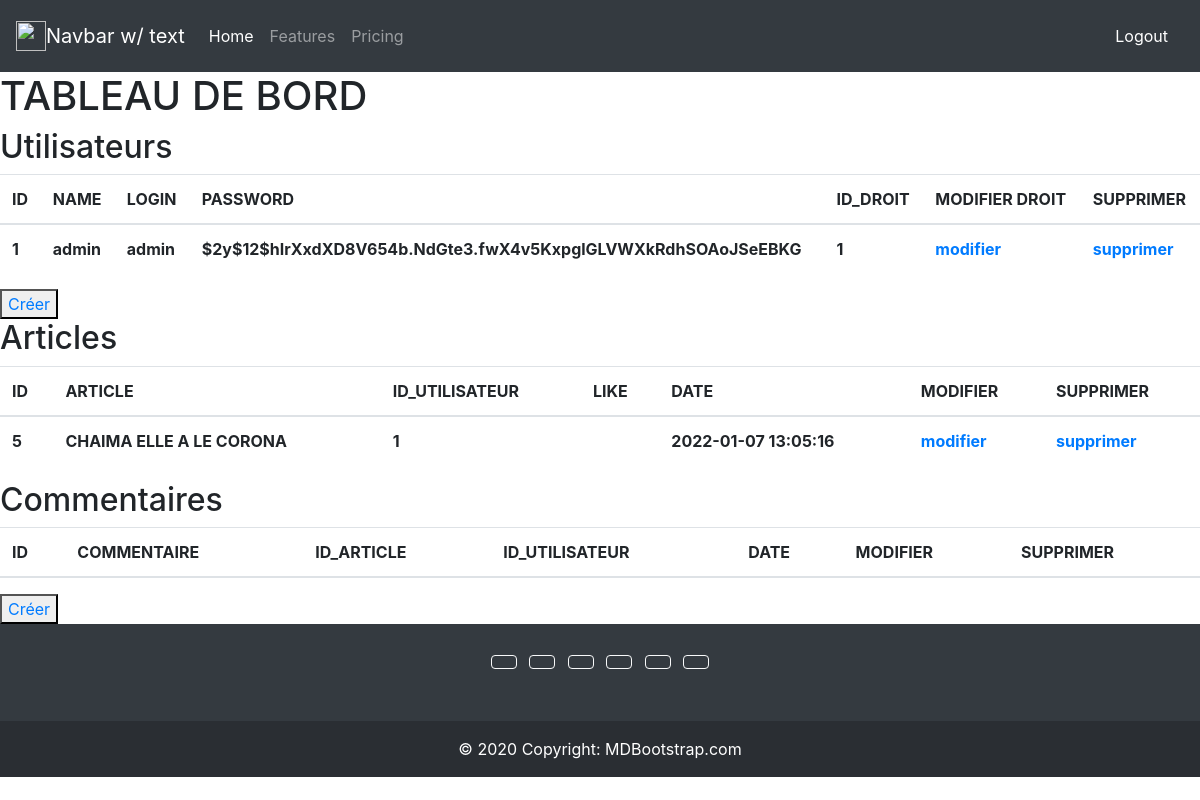
Page /php/admin.php on the earlier database version.
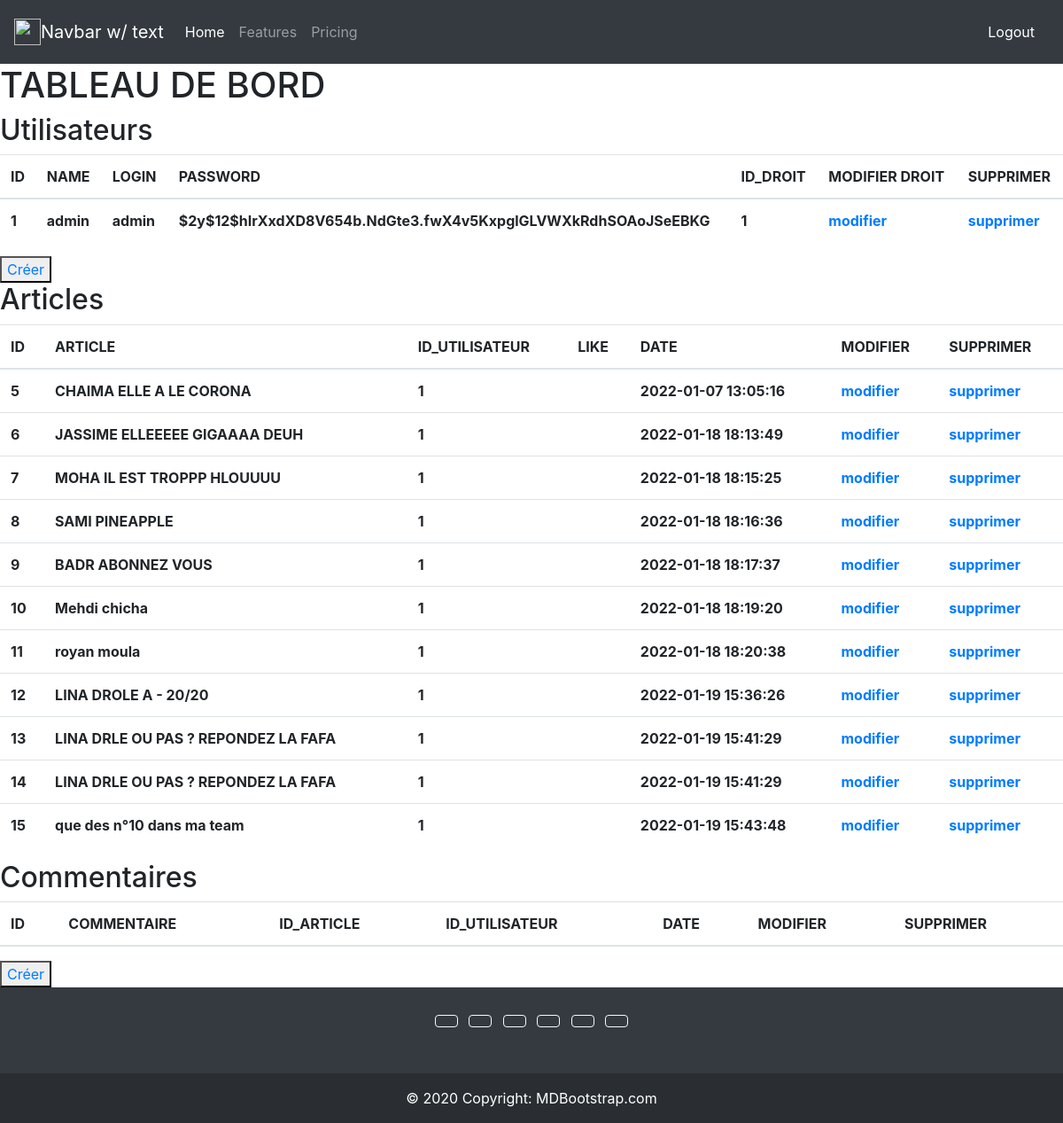
Same page on the later database version.
### tables this page shows
CREATE TABLE `utilisateurs` (
  `id` int(11) NOT NULL,
  `name` varchar(255) NOT NULL,
  `login` varchar(255) NOT NULL,
  `password` varchar(255) NOT NULL,
  `avatar` text,
  `id_droits` int(11) NOT NULL DEFAULT '1'
);

CREATE TABLE `articles` (
  `id` int(11) NOT NULL,
  `article` text,
  `id_utilisateur` int(11) NOT NULL,
  `image` text,
  `date` timestamp NOT NULL DEFAULT CURRENT_TIMESTAMP ON UPDATE CURRENT_TIMESTAMP,
  `verif` tinyint(1) NOT NULL DEFAULT '0'
);

### php/admin.php (the view, shortened to what this page needs)
<?php
require_once 'config.php';
$req = $bdd->query('SELECT * FROM utilisateurs');
$req3 = $bdd->query('SELECT * FROM articles');
$req4 = $bdd->query('SELECT * FROM commentaires');
?>
<!DOCTYPE html>
<html lang="fr">
<head>
</head>
<body>
    <?php include("header.php"); ?>
    <main>
        <div>
            <h1 class="tarr">TABLEAU DE BORD</h1>
        </div>
        <section>
<h2 class="h2admin">Utilisateurs</h2>
        <table class="table">
            <thead>
                <tr>
                    <th class="th">ID</th>
                    <th class="th">NAME</th>
                    <th class="th">LOGIN</th>
                    <th class="th">PASSWORD</th>
                    <th class="th">ID_DROIT</th>
                    <th class="th">MODIFIER DROIT</th>
                    <th class="th">SUPPRIMER</th>
                </tr>
            </thead>
            <tbody>
                <?php
                while ($rows = $req->fetch()) {
                    echo "<tr><th>$rows[id]</th>";
                    echo "<th>$rows[name]</th>";
                    echo "<th>$rows[login]</th>";
                    echo "<th>$rows[password]</th>";
                    echo "<th>$rows[id_droits]</th>";
                    echo "<th><a href=\"modifier-utilisateur.php?id=$rows[id]\">modifier</a></th>";
                    echo "<th><a href=\"supprimer-utilisateurs.php?id=$rows[id]\">supprimer</a></th></tr>";
                }
                ?>
            </tbody>
        </table>
        <button class="button" type="submit" name="connexion"><a href="creer-utilisateurs.php?id=<?php $rows['id'];?>\">Créer</a></button>
    </section>
        <section>
<h2 class="h2admin">Articles</h2>
        <table class="table">
            <thead>
                <tr>
                    <th class="th">ID</th>
                    <th class="th">ARTICLE</th>
                    <th class="th">ID_UTILISATEUR</th>
                    <th class="th">LIKE</th>
                    <th class="th">DATE</th>
                    <th class="th">MODIFIER</th>
                    <th class="th">SUPPRIMER</th>
                </tr>
            </thead>
            <tbody>
                <?php
                while ($rows = $req3->fetch()) {
                    echo "<tr><th>$rows[id]</th>";
                    echo "<th>$rows[article]</th>";
                    echo "<th>$rows[id_utilisateur]</th>";
                    echo "<th>$rows[like]</th>";
                    echo "<th>$rows[date]</th>";
                    echo "<th><a href=\"profil.php?id=$rows[id]\">modifier</a></th>";
                    echo "<th><a href=\"supprimer-articles.php?id=$rows[id]\">supprimer</a></th></tr>";
                }
                ?>
            </tbody>
        </table>
    </section>
        <section>
<h2 class="h2admin">Commentaires</h2>
        <table class="table">
            <thead>
                <tr>
                    <th class="th">ID</th>
                    <th class="th">COMMENTAIRE</th>
                    <th class="th">ID_ARTICLE</th>
                    <th class="th">ID_UTILISATEUR</th>
                    <th class="th">DATE</th>
                    <th class="th">MODIFIER</th>
                    <th class="th">SUPPRIMER</th>
                </tr>
            </thead>
                <?php
                while ($rows = $req4->fetch()) {
                    echo "<tr><th>$rows[id]</th>";
                    echo "<th>$rows[commentaire]</th>";
                    echo "<th>$rows[id_article]</th>";
                    echo "<th>$rows[id_utilisateur]</th>";
                    echo "<th>$rows[date]</th>";
                    echo "<th><a href=\"modifier.php?id=$rows[id]\">modifier</a></th>";
                    echo "<th><a href=\"profil.php?id=$rows[id]\">supprimer</a></th></tr>";
                }
                ?>
        </table>
        <button class="button" type="submit" name="connexion"><a href="creer-commentaires.php?id=<?php $rows['id'];?>\">Créer</a></button>
    </section>
 <?php include("footer.php"); ?>
</body>
</html>

### php/header.php (shortened to what this page needs)
<link rel="stylesheet" href="https://maxcdn.bootstrapcdn.com/bootstrap/4.0.0/css/bootstrap.min.css">
<nav class="navbar navbar-expand-lg navbar navbar-dark bg-dark">
  <a class="navbar-brand" href="#"><img src="https://upload.wikimedia.org/wikipedia/commons/thumb/8/8c/Gossip_Girl_title_card.jpg/260px-Gossip_Girl_title_card.jpg" width="30" height="30" class="d-inline-block align-top" alt="">Navbar w/ text</a>
  <div class="collapse navbar-collapse" id="navbarText">
    <ul class="navbar-nav mr-auto">
      <li class="nav-item active">
        <a class="nav-link" href="#">Home <span class="sr-only">(current)</span></a>
      </li>
      <li class="nav-item">
        <a class="nav-link" href="#">Features</a>
      </li>
      <li class="nav-item">
        <a class="nav-link" href="#">Pricing</a>
      </li>
    </ul>
    <span class="navbar-text">
    <a class="nav-link" href="#">Logout</a>
    </span>
  </div>
</nav>

### php/footer.php (shortened to what this page needs)
<link rel="stylesheet" href="https://maxcdn.bootstrapcdn.com/bootstrap/4.0.0/css/bootstrap.min.css">
<footer class="bg-dark text-center text-white">
  <div class="container p-4 pb-0">
    <section class="mb-4">
      <a class="btn btn-outline-light btn-floating m-1" href="#!" role="button"
        ></a>
      <a class="btn btn-outline-light btn-floating m-1" href="#!" role="button"
        ></a>
      <a class="btn btn-outline-light btn-floating m-1" href="#!" role="button"
        ></a>
      <a class="btn btn-outline-light btn-floating m-1" href="#!" role="button"
        ></a>
      <a class="btn btn-outline-light btn-floating m-1" href="#!" role="button"
        ></a>
      <a class="btn btn-outline-light btn-floating m-1" href="#!" role="button"
        ></a>
    </section>
  </div>
  <div class="text-center p-3" style="background-color: rgba(0, 0, 0, 0.2);">
    © 2020 Copyright:
    <a class="text-white" href="https://mdbootstrap.com/">MDBootstrap.com</a>
  </div>
</footer>

Differences in the rows shown:
added articles: id "6", article "JASSIME ELLEEEEE GIGAAAA DEUH", id_utilisateur "1", date "2022-01-18 18:13:49"
added articles: id "7", article "MOHA IL EST TROPPP HLOUUUU", id_utilisateur "1", date "2022-01-18 18:15:25"
added articles: id "8", article "SAMI PINEAPPLE", id_utilisateur "1", date "2022-01-18 18:16:36"
added articles: id "9", article "BADR ABONNEZ VOUS", id_utilisateur "1", date "2022-01-18 18:17:37"
added articles: id "10", article "Mehdi chicha", id_utilisateur "1", date "2022-01-18 18:19:20"
added articles: id "11", article "royan moula", id_utilisateur "1", date "2022-01-18 18:20:38"
added articles: id "12", article "LINA DROLE A - 20/20", id_utilisateur "1", date "2022-01-19 15:36:26"
added articles: id "13", article "LINA DRLE OU PAS ? REPONDEZ LA FAFA", id_utilisateur "1", date "2022-01-19 15:41:29"
added articles: id "14", article "LINA DRLE OU PAS ? REPONDEZ LA FAFA", id_utilisateur "1", date "2022-01-19 15:41:29"
added articles: id "15", article "que des n°10 dans ma team", id_utilisateur "1", date "2022-01-19 15:43:48"
